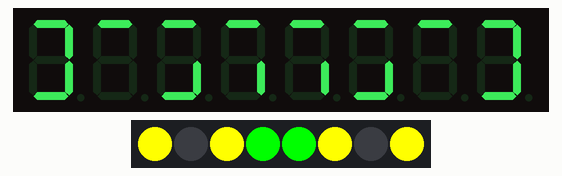
The sketch below on a simulated Arduino Mega 2560, built with avr-gcc and run on an emulated ATmega2560. Shown: 8-digit seven-segment display, 8 RGB LEDs in strip order, left to right. Wiring (inferred from the names in the program): TM1638 display and keys: STB pin 24; clock A2; DIO A3.

Above: at 0.1 s.
At 0.6 s:
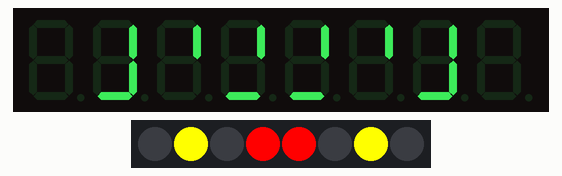
Timing chart, 0 to 130.0 s (numbered marks = the images above):
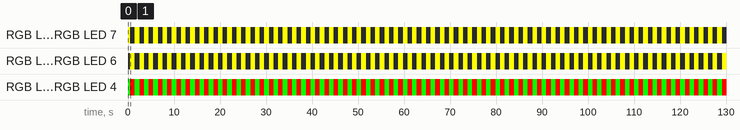

The sketch:

Matrix.ino
```cpp
int dataPin = A3;
int clockPin = A2;
int strobePin = 24;

byte arr[8];

void setup() {
  pinMode(dataPin, OUTPUT);
  pinMode(clockPin, OUTPUT);
  pinMode(strobePin, OUTPUT);

  digitalWrite(strobePin, HIGH);
  digitalWrite(clockPin, HIGH);

  sendCommand(0x40);
  sendCommand(B10000001);

// clear buffer (obcas nefunguje :))
  digitalWrite(strobePin, LOW);
  send(0x00);
  for (int i = 0; i < 16; i++) {
    send(0x00);
  }
  digitalWrite(strobePin, HIGH);

  putLine(0, B11111111);
  putLine(1, B10000001);
  putLine(2, B10111101);
  putLine(3, B10100101);
  putLine(4, B10100101);
  putLine(5, B10111101);
  putLine(6, B10000001);
  putLine(7, B11111111);
  draw();

}

void putPix(byte x, byte y, byte on) {
  bitWrite(arr[y], x, on);
}

void putLine(byte y, byte data) {
  arr[y] = data;
}

void inverse() {
   for (int i=0; i<8; i++) {
     byte val = arr[i];
     arr[i] = val ^ B11111111;
   }
}

void draw() {
  for (int i=0; i<8; i++) {
    int pos=B11000000;
    int data;
    int data2;
    for (int a=0; a<4; a++) {
      bitWrite(data, a, bitRead(arr[a], i));
    }
    for (int a=4; a<8; a++) {
      bitWrite(data2, a-4, bitRead(arr[a], i));
    }
    sendData((pos+i*2), data);
    sendData((pos+i*2+1), data2);
  }
  sendCommand(0x40);
  sendCommand(B10001000);
  //               ^ display on bit
  // display on, min brightness
}


void loop() {
//sendCommand(0x40);
// control command
//sendCommand(B10001000);
  //max brightness B10001111);
  //                     ^^^ brightness

  delay(500);
  inverse();
  draw();
  //sendCommand(0x40);
  //sendCommand(B10000000);
  //                 ^ display off

  delay(500);
}


void sendCommand(byte cmd)
{
  digitalWrite(strobePin, LOW);
  send(cmd);
  digitalWrite(strobePin, HIGH);
}

void send(byte data)
{
  for (int i = 0; i < 8; i++) {
    digitalWrite(clockPin, LOW);
    digitalWrite(dataPin, data & 1 ? HIGH : LOW);
    data >>= 1;
    digitalWrite(clockPin, HIGH);
  }
}


void sendData(byte address, byte data)
{
  sendCommand(0x42);
  digitalWrite(strobePin, LOW);
  send(0x00 | address);
  send(data);
  digitalWrite(strobePin, HIGH);
}
```

Measured:
- by itself, RGB LED 0, RGB LED 2, RGB LED 5, RGB LED 7: repeats every 2.0 s: off 1.0 s, RGB(255, 255, 0) 1.0 s
- by itself, RGB LED 1, RGB LED 6: alternates RGB(255, 255, 0) for 1.0 s and off for 1.0 s
- by itself, RGB LED 3, RGB LED 4: repeats every 2.0 s: RGB(255, 0, 0) 1.0 s, RGB(0, 255, 0) 1.0 s
